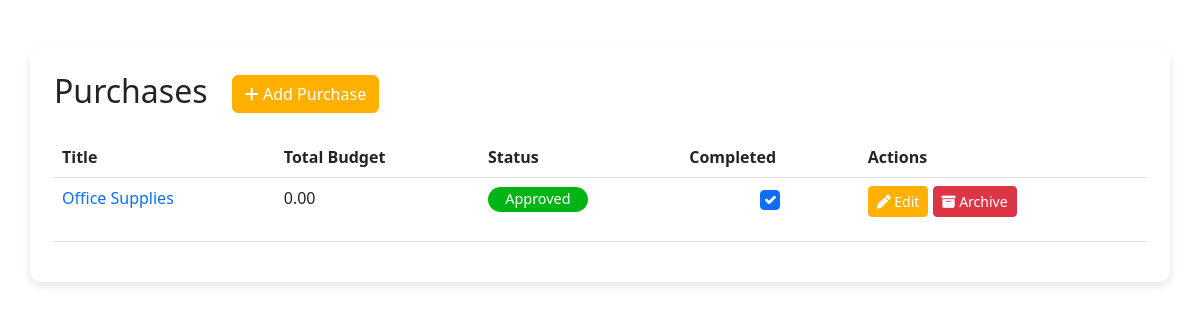
The page /budget_management/purchases.php (signed in) on the database its author committed.
### tables this page shows
CREATE TABLE `purchases` (
  `purchase_id` int(11) NOT NULL,
  `title` varchar(255) NOT NULL,
  `total_budget` decimal(10,2) DEFAULT 0.00,
  `purchase_status` enum('Pending','Approved','Disapproved') NOT NULL DEFAULT 'Pending',
  `completion_status` tinyint(1) DEFAULT 0,
  `archived` tinyint(1) DEFAULT 0,
  `created_at` timestamp NOT NULL DEFAULT current_timestamp(),
  `organization_id` int(11) NOT NULL,
  `created_by` int(11) NOT NULL
);

### budget_management/purchases.php (the view, shortened to what this page needs)
<?php
include 'connection.php';
$organization_id = $_SESSION['organization_id'];
$sql = "SELECT * FROM purchases WHERE archived = 0 AND organization_id = $organization_id";
$result = $conn->query($sql);
?>
<!DOCTYPE html>
<html lang="en">
    <head>
        <?php include 'head.php'; ?>
    </head>
<body>
<div class="container mt-5 p-4">
    <h2 class="mb-4">Purchases
        <button class="btn btn-primary ms-3" data-bs-toggle="modal" data-bs-target="#addPurchaseModal">
            <i class="fa-solid fa-plus"></i> Add Purchase
        </button>
    </h2>
    <table id="purchasesTable" class="table">
        <thead>
            <tr>
                <th>Title</th>
                <th>Total Budget</th>
                <th>Status</th>
                <th>Completed</th>
                <th>Actions</th>
            </tr>
        </thead>
        <tbody>
            <?php
            if ($result->num_rows > 0) {
                while($row = $result->fetch_assoc()) {
                    $checked = $row['completion_status'] ? 'checked' : '';
                    $disabled = ($row['purchase_status'] !== 'Approved') ? 'disabled' : '';
                    echo "<tr>
                            <td><a class='link-offset-2 link-underline link-underline-opacity-0' href='purchase_details.php?purchase_id={$row['purchase_id']}'>{$row['title']}</a></td>
                            <td>{$row['total_budget']}</td>
                            <td>";
                    if ($row['purchase_status'] == 'Pending') {
                        echo "<span class='badge rounded-pill pending'>Pending</span>";
                    } elseif ($row['purchase_status'] == 'Approved') {
                        echo "<span class='badge rounded-pill approved'>Approved</span>";
                    } elseif ($row['purchase_status'] == 'Disapproved') {
                        echo "<span class='badge rounded-pill disapproved'>Disapproved</span>";
                    }
                    echo "</td>
                          <td>
                              <input type='checkbox' class='form-check-input' onclick='toggleCompletion({$row['purchase_id']}, this.checked)' $checked $disabled>
                          </td>
                          <td>
                              <button class='btn btn-primary btn-sm edit-btn mb-3' data-bs-toggle='modal' data-bs-target='#editPurchaseModal' data-id='{$row['purchase_id']}'>
                                  <i class='fa-solid fa-pen'></i> Edit
                              </button>
                              <button class='btn btn-danger btn-sm archive-btn mb-3' data-id='{$row['purchase_id']}'><i class='fa-solid fa-box-archive'></i> Archive</button>
                          </td>
                        </tr>";
                }
            } else {
                echo "<tr><td colspan='5' class='text-center'>No purchases found</td></tr>";
            }
            ?>
        </tbody>
    </table>
</div>
</body>
</html>

### budget_management/css/styles.css (style rules this page uses)
body { display: flex; margin: 0; padding: 0; height: 100%; }
html { font-size: 1em; }
.container { padding-top: 20px; background-color: #fff; border-radius: 10px; box-shadow: 0 4px 8px rgba(0, 0, 0, 0.1); }
table td .form-check-input { margin-left: auto; margin-right: auto; display: block; width: 1.25em; height: 1.25em; }
table { table-layout: auto; max-width: 100%; height: auto; border-collapse: collapse; }
.btn-primary { background-color: #ffb000; border-color: #ffb000; }
.rounded-pill { border-radius: 50px; font-size: 0.9rem; font-weight: 400; display: inline-block; text-align: center; white-space: nowrap; width: 100px; }
.badge.rounded-pill.approved { background-color: #00b415; color: #fff; }

### rows shown on the page
purchases: title "Office Supplies", total_budget "0.00", purchase_status "Approved"
